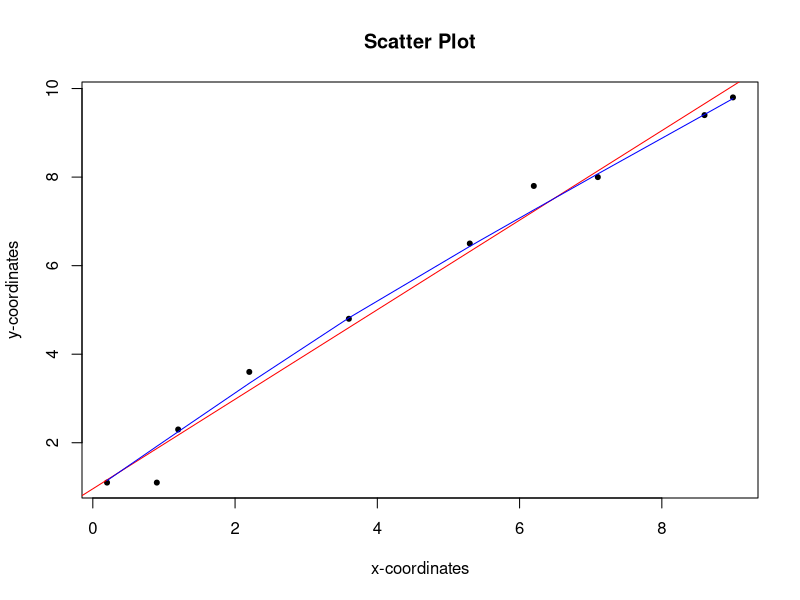

Generate this figure with R:
#scatter plot with no outlier
x = c(0.2, 1.2, 0.9, 2.2, 3.6, 5.3, 6.2, 7.1, 8.6, 9.0)
y = c(1.1, 2.3, 1.1, 3.6, 4.8, 6.5, 7.8, 8.0, 9.4, 9.8)

plot(x, y, main = "Scatter Plot", xlab = "x-coordinates", ylab = "y-coordinates", pch=20)
abline(lm(y~x), col="red")
lines(lowess(x,y), col="blue")
